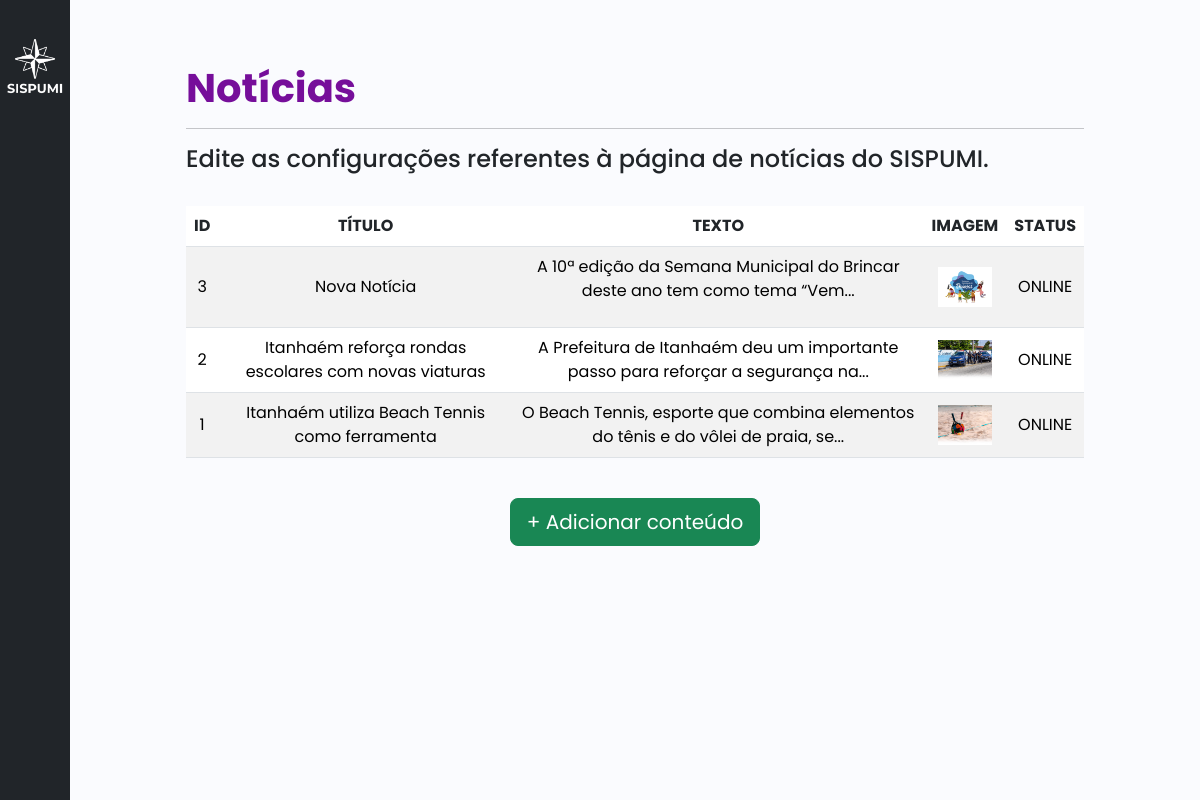
/painel3.php (signed in), run on an earlier commit of the app's database.
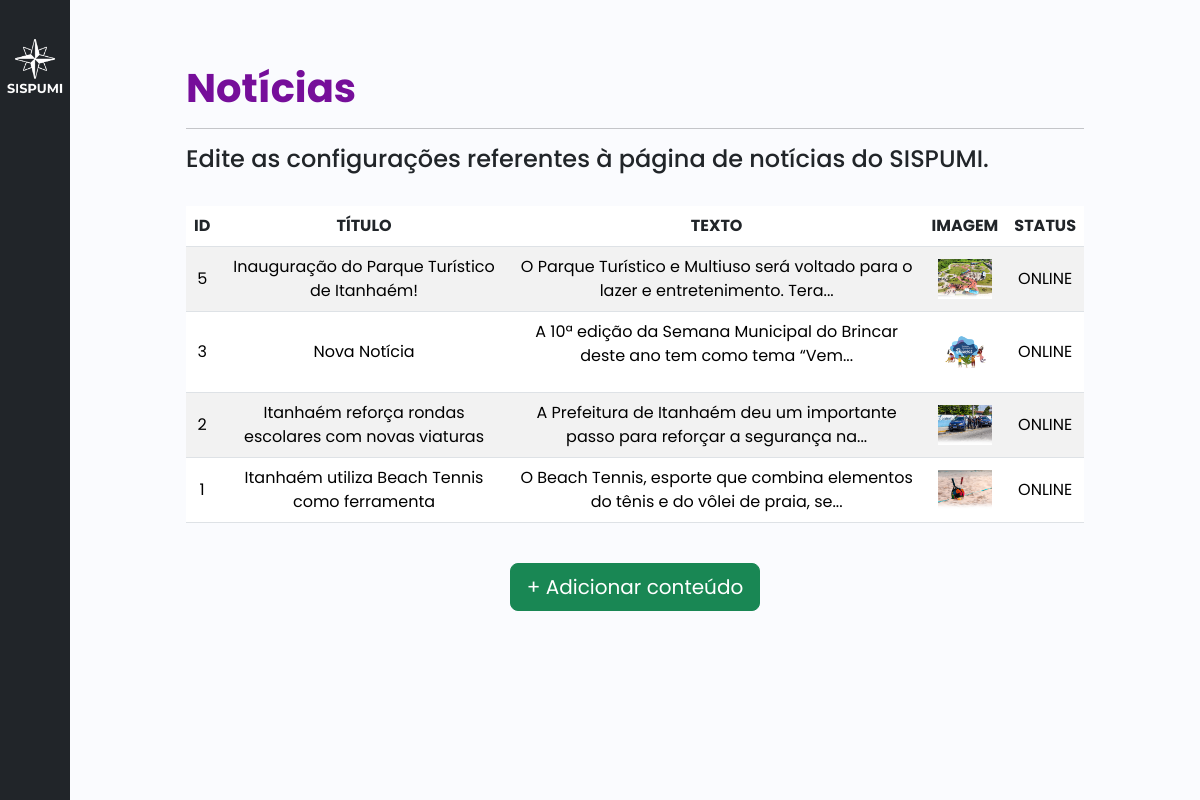
And on a later commit of the database.
### tables this page shows
CREATE TABLE IF NOT EXISTS `noticia` (
  `id_noticia` int(11) NOT NULL AUTO_INCREMENT,
  `titulo_noticia` varchar(60) NOT NULL,
  `texto_noticia` text NOT NULL,
  `imagem_noticia` text NOT NULL,
  `link_noticia` text,
  `status_noticia` int(11) NOT NULL,
  `adm_id_adm` int(11) DEFAULT NULL,
  PRIMARY KEY (`id_noticia`),
  KEY `adm_id_adm` (`adm_id_adm`)
);

### painel3.php (the view, shortened to what this page needs)
<?php
include('conexao.php');
if($_SESSION['adm'] == true){
    $sql1 = 'SELECT * FROM noticia ORDER BY id_noticia DESC';
}else{
    header("Location: ./login.php");
}
?>
<!DOCTYPE html>
<html>
<head>
    <link rel="stylesheet" type="text/css" href="./css/bootstrap.min.css">
    <link rel="stylesheet" href="./css/style.css">
    <link href="https://cdn.lineicons.com/4.0/lineicons.css" rel="stylesheet" />
    <link href="https://cdn.jsdelivr.net/npm/bootstrap@5.3.0-alpha3/dist/css/bootstrap.min.css" rel="stylesheet">
</head>
<body>
    <div class="wrapper">
        <aside id="sidebar" class="bg-dark">
            <div class="d-flex">
                <button class="toggle-btn" type="button">
                </button>
            </div>
            <div class="d-flex">
                <img src="./img/logo1.png" class="img-fluid" alt="..." style="padding: 10%;">
            </div>
            <ul class="sidebar-nav">
                <li class="sidebar-item">
                    <a href="./painel1.php" class="sidebar-link">
                    </a>
                </li>
                <li class="sidebar-item">
                    <a href="./painel2.php" class="sidebar-link">
                    </a>
                </li>
                <li class="sidebar-item">
                    <a href="./painel3.php" class="sidebar-link">
                    </a>
                </li>
            </ul>
            <div class="sidebar-footer">
                <a href="./login.php" class="sidebar-link">
                </a>
            </div>
        </aside>
        <div class="col-sm-1" style="background-color: #fafbfe;"></div>
        <div class="main p-3">
            <br>
            <br>
            <h1 style="color: #760E9A;"><strong>Notícias</strong></h1>
            <hr>
            <h4>Edite as configurações referentes à página de notícias do SISPUMI.</h4>
            <br>
            <div class="text-center">
                <div class="row">
                    <div class="table-responsive">
                        <table class="table table-striped">
                            <thead>
                                <tr>
                                    <th scope="col">ID</th>
                                    <th scope="col">TÍTULO</th>
                                    <th scope="col">TEXTO</th>
                                    <th scope="col">IMAGEM</th>
                                    <th scope="col">STATUS</th>
                                </tr>
                            </thead>
                            <tbody>
                                <?php
                                    $executa = $con ->query($sql1);
                                    while($noticia = $executa -> fetch_array()){
                                        $texto_noticia = strlen($noticia['texto_noticia']) > 80 ? substr($noticia['texto_noticia'], 0, 80) . "..." : $noticia['texto_noticia'];
                                        if($noticia['status_noticia'] == 1){
                                            $status = "ONLINE";
                                        }else{
                                            $status = "DESATIVADO";
                                        }
                                        echo '
                                        <tr>
                                            <td class="align-middle" scope="row"><a href="painel-noticias.php?id_noticia='.$noticia['id_noticia'].'">'.$noticia['id_noticia'].'</a></td>
                                            <td class="align-middle"><a href="painel-noticias.php?id_noticia='.$noticia['id_noticia'].'">'.$noticia['titulo_noticia'].'</a></td>
                                            <td class="align-middle"><a href="painel-noticias.php?id_noticia='.$noticia['id_noticia'].'">'.$texto_noticia.'</a></td>
                                            <td class="align-middle "<a href="painel-noticias.php?id_noticia='.$noticia['id_noticia'].'"><img src="'.$noticia['imagem_noticia'].'" alt="link-img" style="height: 5vh;" ></a></td>
                                            <td class="align-middle "><a href="painel-noticias.php?id_noticia='.$noticia['id_noticia'].'">'.$status.'</a></td>
                                        </tr>';
                                    }
                                ?>
                            </tbody>
                        </table>
                    </div>
                </div>
                <br>
                <a class="btn btn-success btn-lg" href="painel-noticias.php?id_noticia=0" role="button">+ Adicionar conteúdo</a>
            </div>
        </div>
        <div class="col-sm-1" style="background-color: #fafbfe;"></div>
    </div>
</body>
</html>

What changed in the data, as far as the page shows it:
added noticia: id_noticia "5", titulo_noticia "Inauguração do Parque Turístico de Itanhaém!", texto_noticia "O Parque Turístico e Multiuso será voltado para o lazer e entretenimento. Tera...", imagem_noticia (picture), status_noticia "ONLINE"
